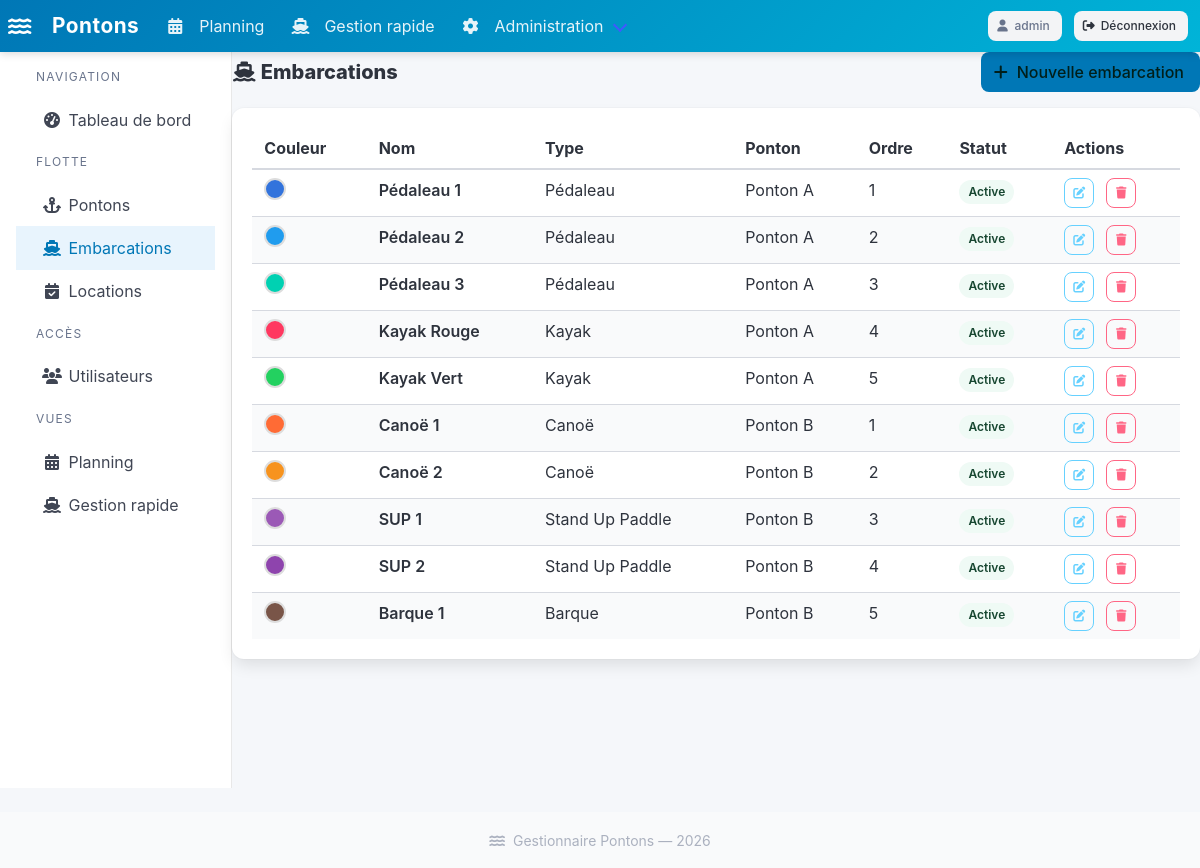
Screenshot of /gestion/embarcations/ (signed in) with the database file from the repository.
### pontons/models.py (models this page shows, shortened)
class Embarcation(models.Model):
    TYPE_CHOICES = [
        ('pedalo', 'Pédaleau'),
        ('kayak', 'Kayak'),
        ('canoe', 'Canoë'),
        ('barque', 'Barque'),
        ('sup', 'Stand Up Paddle'),
        ('autre', 'Autre'),
    ]
    nom = models.CharField(max_length=100)
    type_embarcation = models.CharField(max_length=20, choices=TYPE_CHOICES, default='pedalo')
    ponton = models.ForeignKey(Ponton, on_delete=models.CASCADE, related_name='embarcations')
    couleur = models.CharField(max_length=7, default='#3273dc', help_text='Couleur hex ex: #3273dc')
    actif = models.BooleanField(default=True)
    ordre = models.PositiveIntegerField(default=0)
    class Meta:
        ordering = ['ponton', 'ordre', 'nom']
        verbose_name = 'Embarcation'
        verbose_name_plural = 'Embarcations'
    def est_louee_maintenant(self):
        now = timezone.now()
        return self.locations.filter(heure_debut__lte=now, heure_fin__gt=now).exists()

class Ponton(models.Model):
    nom = models.CharField(max_length=100)
    description = models.TextField(blank=True)
    ordre = models.PositiveIntegerField(default=0)
    actif = models.BooleanField(default=True)
    class Meta:
        ordering = ['ordre', 'nom']
        verbose_name = 'Ponton'
        verbose_name_plural = 'Pontons'

### pontons/views.py (the view)
        @login_required
        def _wrapped(request, *args, **kwargs):
            role = get_user_role(request.user)
            if role not in roles and not request.user.is_superuser:
                messages.error(request, "Accès refusé : droits insuffisants.")
                return redirect('planning')
            return view_func(request, *args, **kwargs)

### pontons/views.py (called while the page is built)
def get_user_role(user):
    if user.is_superuser:
        return 'admin'
    try:
        return user.profile.role
    except UserProfile.DoesNotExist:
        return 'visiteur'

def require_role(*roles):
    def decorator(view_func):
        @login_required
        def _wrapped(request, *args, **kwargs):
            role = get_user_role(request.user)
            if role not in roles and not request.user.is_superuser:
                messages.error(request, "Accès refusé : droits insuffisants.")
                return redirect('planning')
            return view_func(request, *args, **kwargs)
        return _wrapped
    return decorator

@require_role('admin')
def admin_embarcations(request):
    embarcations = Embarcation.objects.select_related('ponton').all()
    return render(request, 'pontons/admin/embarcations.html', {'embarcations': embarcations, 'role': 'admin'})

### templates/pontons/admin/embarcations.html (shortened to what this page needs)
{% extends 'pontons/admin/base_admin.html' %}
{% block admin_content %}
<div class="level mb-4">
  <div class="level-left">
    <h1 class="title is-5"><span class="icon"><i class="fas fa-ship"></i></span> Embarcations</h1>
  </div>
  <div class="level-right">
    <a href="{% url 'admin_embarcation_new' %}" class="button is-primary">
      <span class="icon"><i class="fas fa-plus"></i></span><span>Nouvelle embarcation</span>
    </a>
  </div>
</div>
<div class="box">
  <table class="table is-fullwidth is-hoverable is-striped">
    <thead>
      <tr>
        <th>Couleur</th>
        <th>Nom</th>
        <th>Type</th>
        <th>Ponton</th>
        <th>Ordre</th>
        <th>Statut</th>
        <th>Actions</th>
      </tr>
    </thead>
    <tbody>
      {% for emb in embarcations %}
      <tr>
        <td>
          <span style="display:inline-block;width:22px;height:22px;border-radius:50%;background:{{ emb.couleur }};border:2px solid #ddd;"></span>
        </td>
        <td><strong>{{ emb.nom }}</strong></td>
        <td>{{ emb.get_type_embarcation_display }}</td>
        <td>{{ emb.ponton.nom }}</td>
        <td>{{ emb.ordre }}</td>
        <td>
          {% if emb.actif %}
            <span class="tag is-success is-light">Active</span>
          {% else %}
            <span class="tag is-light">Inactive</span>
          {% endif %}
        </td>
        <td>
          <div class="buttons are-small">
            <a href="{% url 'admin_embarcation_edit' emb.pk %}" class="button is-info is-outlined">
              <span class="icon"><i class="fas fa-edit"></i></span>
            </a>
            <form method="post" action="{% url 'admin_embarcation_delete' emb.pk %}" onsubmit="return confirm('Supprimer cette embarcation ?')">
              <button type="submit" class="button is-danger is-outlined">
                <span class="icon"><i class="fas fa-trash"></i></span>
              </button>
            </form>
          </div>
        </td>
      </tr>
      {% empty %}
        <tr><td colspan="7" class="has-text-centered has-text-grey-light">Aucune embarcation.</td></tr>
      {% endfor %}
    </tbody>
  </table>
</div>
{% endblock %}

### templates/base.html (shortened to what this page needs)
<!DOCTYPE html>
<html lang="fr">
<head>
  <link rel="stylesheet" href="https://cdn.jsdelivr.net/npm/bulma@1.0.2/css/bulma.min.css">
  <link rel="stylesheet" href="https://cdnjs.cloudflare.com/ajax/libs/font-awesome/6.5.0/css/all.min.css">
</head>
<body>
<nav class="navbar" role="navigation" aria-label="navigation principale">
  <div class="navbar-brand">
    <a class="navbar-item" href="{% url 'planning' %}">
      <span class="icon mr-2"><i class="fas fa-water"></i></span>
      Pontons
    </a>
  </div>
  <div id="navMenu" class="navbar-menu">
    <div class="navbar-start">
      <a class="navbar-item {% if request.resolver_match.url_name == 'planning' %}has-background-white-bis{% endif %}" href="{% url 'planning' %}">
        <span class="icon"><i class="fas fa-calendar-alt"></i></span>
        <span>Planning</span>
      </a>
      {% if user.is_authenticated %}
        {% if role == 'gestionnaire' or role == 'admin' or user.is_superuser %}
        <a class="navbar-item {% if 'gestionnaire' in request.resolver_match.url_name %}has-background-white-bis{% endif %}" href="{% url 'gestionnaire' %}">
          <span class="icon"><i class="fas fa-ship"></i></span>
          <span>Gestion rapide</span>
        </a>
        {% endif %}
        {% if role == 'admin' or user.is_superuser %}
        <div class="navbar-item has-dropdown is-hoverable">
          <a class="navbar-link">
            <span class="icon"><i class="fas fa-cog"></i></span>
            <span>Administration</span>
          </a>
        </div>
        {% endif %}
      {% endif %}
    </div>
    <div class="navbar-end">
      <div class="navbar-item">
        {% if user.is_authenticated %}
          <div class="buttons">
            <span class="button is-light is-small is-static">
              <span class="icon"><i class="fas fa-user"></i></span>
              <span>{{ user.username }}</span>
            </span>
            <form method="post" action="{% url 'logout' %}" style="display:inline;">
              <button type="submit" class="button is-light is-small">
                <span class="icon"><i class="fas fa-sign-out-alt"></i></span>
                <span>Déconnexion</span>
              </button>
            </form>
          </div>
        {% else %}
          <a href="{% url 'login' %}" class="button is-light is-small">
            <span class="icon"><i class="fas fa-sign-in-alt"></i></span>
            <span>Connexion</span>
          </a>
        {% endif %}
      </div>
    </div>
  </div>
</nav>
<main>
  {% block content %}{% endblock %}
</main>
<footer class="footer py-4 mt-5">
  <div class="content has-text-centered has-text-grey-light">
    <small><i class="fas fa-water mr-1"></i> Gestionnaire Pontons &mdash; {% now "Y" %}</small>
  </div>
</footer>
</body>
</html>

### templates/base.html (style rules this page uses)
:root { --color-primary: #00b4d8; --color-secondary: #0077b6; --color-available: #23d160; --color-rented: #ff3860; }
html { scroll-behavior: smooth; }
body { background: #f5f7fa; min-height: 100vh; }
.navbar { background: linear-gradient(135deg, #0077b6, #00b4d8); box-shadow: 0 2px 8px rgba(0,0,0,0.15); }
.navbar-brand .navbar-item { font-size: 1.3rem; font-weight: 700; color: #fff !important; letter-spacing: 0.5px; }
.navbar-item, .navbar-link { color: rgba(255,255,255,0.9) !important; }
.button { border-radius: 8px; font-weight: 500; }
.button.is-primary { background: var(--color-secondary); border-color: var(--color-secondary); }
.tag { border-radius: 20px; font-weight: 600; }
footer { margin-top: auto; }

### rows the page displays
Embarcation: nom "Pédaleau 1", type_embarcation "Pédaleau", ponton.nom "Ponton A", ordre "1", actif "Active"
Embarcation: nom "Pédaleau 2", type_embarcation "Pédaleau", ponton.nom "Ponton A", ordre "2", actif "Active"
Embarcation: nom "Pédaleau 3", type_embarcation "Pédaleau", ponton.nom "Ponton A", ordre "3", actif "Active"
Embarcation: nom "Kayak Rouge", type_embarcation "Kayak", ponton.nom "Ponton A", ordre "4", actif "Active"
Embarcation: nom "Kayak Vert", type_embarcation "Kayak", ponton.nom "Ponton A", ordre "5", actif "Active"
Embarcation: nom "Canoë 1", type_embarcation "Canoë", ponton.nom "Ponton B", ordre "1", actif "Active"
Embarcation: nom "Canoë 2", type_embarcation "Canoë", ponton.nom "Ponton B", ordre "2", actif "Active"
Embarcation: nom "SUP 1", type_embarcation "Stand Up Paddle", ponton.nom "Ponton B", ordre "3", actif "Active"
Embarcation: nom "SUP 2", type_embarcation "Stand Up Paddle", ponton.nom "Ponton B", ordre "4", actif "Active"
Embarcation: nom "Barque 1", type_embarcation "Barque", ponton.nom "Ponton B", ordre "5", actif "Active"

### other values shown
{{ user.username }} "admin"
